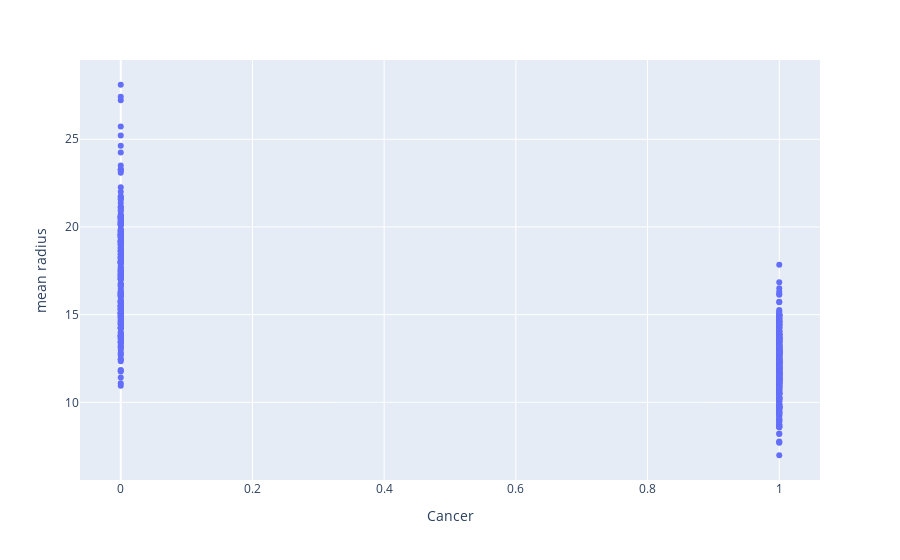

This figure's notebook cell:
### Code cell
import plotly.express as px

fig = px.scatter(df, x="Cancer", y="mean radius")
fig.show()

### Figure 1 — Plotly figure (JSON) as saved in the notebook; plotly's stock layout.template omitted (floating-point values rounded to 4 significant figures; data arrays with more than 128 entries replaced by an {"elided": "..."} marker saying what was removed)
{"data": [{"hovertemplate": "Cancer=%{x}<br>mean radius=%{y}<extra></extra>", "legendgroup": "", "marker": {"color": "#636efa", "symbol": "circle"}, "mode": "markers", "name": "", "orientation": "v", "showlegend": false, "type": "scatter", "x": {"elided": "569 int values"}, "xaxis": "x", "y": {"elided": "569 float values"}, "yaxis": "y"}], "layout": {"legend": {"tracegroupgap": 0}, "margin": {"t": 60}, "xaxis": {"anchor": "y", "domain": [0, 1], "title": {"text": "Cancer"}}, "yaxis": {"anchor": "x", "domain": [0, 1], "title": {"text": "mean radius"}}}}
